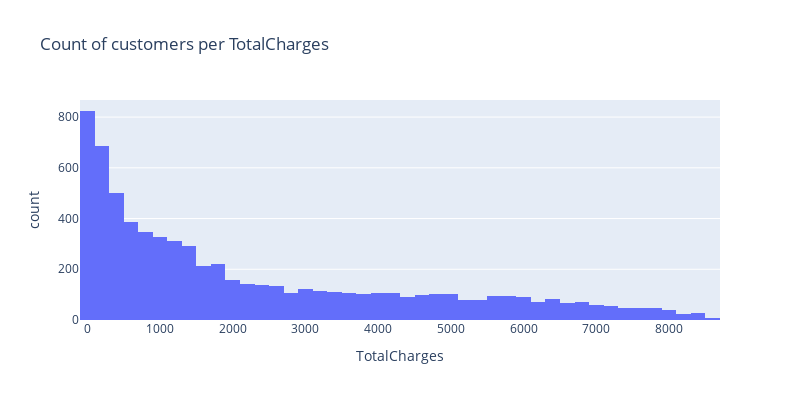

Source (notebook cell):
### Code cell
fig = px.histogram(df,x= 'TotalCharges',height=400, width = 800, title = "Count of customers per TotalCharges",nbins=50)
fig.show() # most costumers have total charges between 0 - 2000. There are fewer customers having total amounts higher than 2000.

### Figure 1 — Plotly figure (JSON) as saved in the notebook; plotly's stock layout.template omitted (floating-point values rounded to 4 significant figures; data arrays with more than 128 entries replaced by an {"elided": "..."} marker saying what was removed)
{"data": [{"alignmentgroup": "True", "bingroup": "x", "hovertemplate": "TotalCharges=%{x}<br>count=%{y}<extra></extra>", "legendgroup": "", "marker": {"color": "#636efa", "pattern": {"shape": ""}}, "name": "", "nbinsx": 50, "offsetgroup": "", "orientation": "v", "showlegend": false, "type": "histogram", "x": {"elided": "7043 float values"}, "xaxis": "x", "yaxis": "y"}], "layout": {"barmode": "relative", "height": 400, "legend": {"tracegroupgap": 0}, "title": {"text": "Count of customers per TotalCharges"}, "width": 800, "xaxis": {"anchor": "y", "domain": [0, 1], "title": {"text": "TotalCharges"}}, "yaxis": {"anchor": "x", "domain": [0, 1], "title": {"text": "count"}}}}
